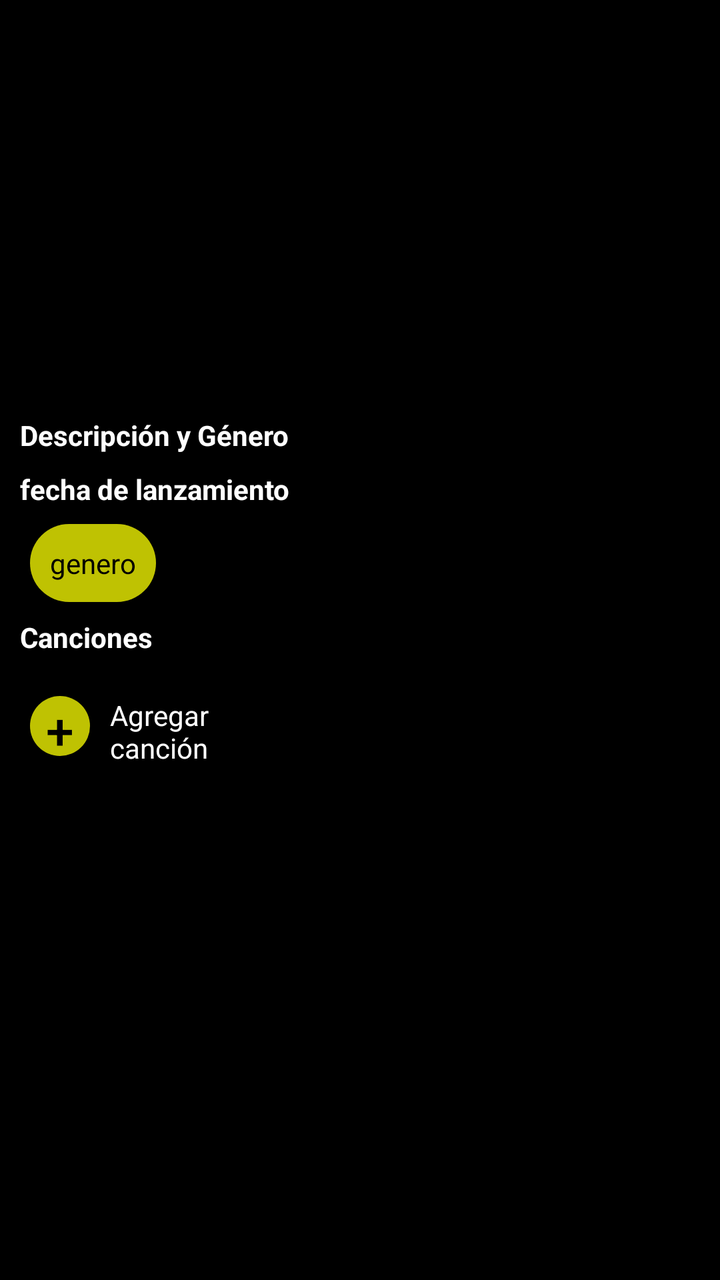
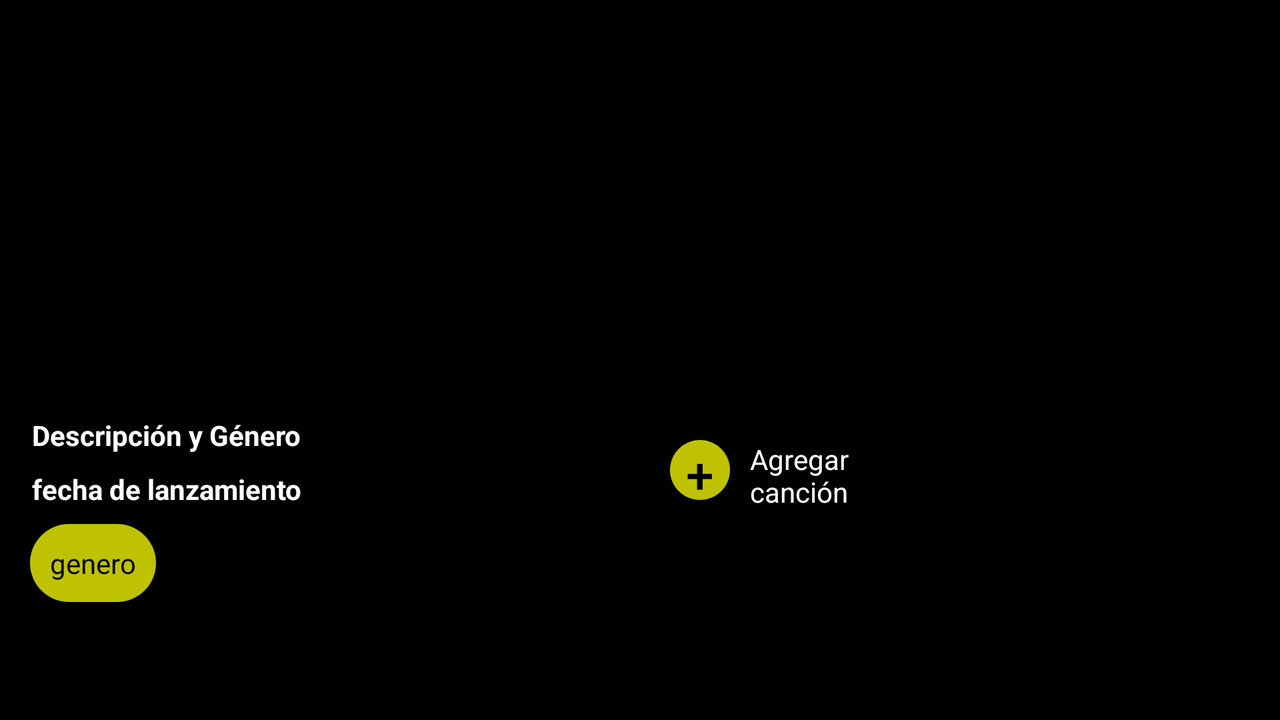

Two renders of one Android screen. The first uses the default layout on a phone; the second uses the alternative layout the repository ships for a different screen configuration, on a matching device. The two XML files are below.
<!-- AndroidManifest.xml: application theme Theme.VinylsMobileDark -->
<!-- res/layout/detail_album_fragment.xml -->
<?xml version="1.0" encoding="utf-8"?>
<androidx.coordinatorlayout.widget.CoordinatorLayout
    xmlns:android="http://schemas.android.com/apk/res/android"
    xmlns:app="http://schemas.android.com/apk/res-auto"
    xmlns:tools="http://schemas.android.com/tools"
    android:layout_width="match_parent"
    android:layout_height="match_parent"
    tools:context=".ui.fragments.ListAlbumsFragment">
    
    <com.google.android.material.appbar.AppBarLayout
        android:layout_width="match_parent"
        android:layout_height="wrap_content">

        
        <com.google.android.material.appbar.CollapsingToolbarLayout
            android:id="@+id/collapsingToolbarLayout"
            android:layout_width="match_parent"
            android:layout_height="match_parent"
            app:layout_scrollFlags="scroll|exitUntilCollapsed">

            
            <ImageView
                android:id="@+id/image_detail_cover"
                android:layout_width="match_parent"
                android:layout_height="200dp"
                android:contentDescription="@null"
                android:scaleType="centerCrop"
                app:layout_collapseMode="parallax"
                app:layout_collapseParallaxMultiplier="0.5" />

            
            <androidx.appcompat.widget.Toolbar
                android:id="@+id/toolbar"
                android:layout_width="match_parent"
                android:layout_height="match_parent"
                app:layout_collapseMode="pin" />

        </com.google.android.material.appbar.CollapsingToolbarLayout>
        <androidx.appcompat.widget.LinearLayoutCompat
            android:layout_width="match_parent"
            android:layout_height="wrap_content"
            android:orientation="vertical">

            
            <TextView
                android:id="@+id/detail_album_descripcion"
                android:layout_width="match_parent"
                android:layout_height="wrap_content"
                android:paddingTop="8dp"
                android:paddingLeft="10dp"
                android:paddingRight="5dp"
                android:textStyle="bold"
                android:textColor="@color/white"
                android:justificationMode="inter_word"
                android:text="Descripción y Género" />

            <TextView
                android:id="@+id/detail_album_fecha_lanzamiento"
                android:layout_width="match_parent"
                android:layout_height="wrap_content"
                android:paddingTop="8dp"
                android:textStyle="bold"
                android:paddingLeft="10dp"
                android:paddingRight="5dp"
                android:paddingBottom="8dp"
                android:textColor="@color/white"
                android:text="fecha de lanzamiento" />

            <TextView
                android:id="@+id/detail_album_genero"
                android:layout_width="wrap_content"
                android:layout_height="wrap_content"
                android:background="@drawable/rounded_button"
                android:padding="10dp"
                android:layout_marginLeft="15dp"
                android:text="genero"
                android:textColor="@color/black" />

            <TextView
                android:layout_width="match_parent"
                android:layout_height="wrap_content"
                android:paddingTop="8dp"
                android:paddingRight="5dp"
                android:textStyle="bold"
                android:paddingLeft="10dp"
                android:textColor="@color/white"
                android:text="Canciones" />

        </androidx.appcompat.widget.LinearLayoutCompat>
    </com.google.android.material.appbar.AppBarLayout>

    <androidx.core.widget.NestedScrollView
        android:id="@+id/nertedScrollViewId"
        android:layout_width="match_parent"
        android:layout_height="232dp"
        app:layout_behavior="@string/appbar_scrolling_view_behavior">

        <LinearLayout
            android:layout_width="match_parent"
            android:layout_height="wrap_content"
            android:orientation="vertical">
            <androidx.constraintlayout.widget.ConstraintLayout
                android:layout_width="match_parent"
                android:layout_height="wrap_content">

                <androidx.recyclerview.widget.RecyclerView
                    android:id="@+id/recyclerViewTracks"
                    android:layout_width="0dp"
                    android:layout_height="0dp"
                    app:layout_constraintTop_toTopOf="parent"
                    app:layout_constraintBottom_toBottomOf="parent"
                    app:layout_constraintStart_toStartOf="parent"
                    app:layout_constraintEnd_toEndOf="parent"
                    app:layout_constraintHeight_max="150dp"
                    app:layout_constraintHeight_default="wrap" />

            </androidx.constraintlayout.widget.ConstraintLayout>
        <LinearLayout
            android:layout_width="match_parent"
            android:layout_height="wrap_content"
            android:layout_marginTop="10dp"
            android:paddingTop="10dp"
            android:orientation="horizontal">
            <androidx.appcompat.widget.AppCompatButton
                android:id="@+id/add_track"
                android:layout_width="30dp"
                android:layout_height="30dp"
                android:layout_marginLeft="15dp"
                android:background="@drawable/rounded_button"
                android:gravity="center"
                android:text="+"
                android:textColor="@color/black"
                android:textSize="25sp" />

            <TextView
                android:id="@+id/text_button_add_album"
                android:layout_width="110dp"
                android:layout_height="wrap_content"
                android:layout_gravity="end"
                android:paddingLeft="10dp"
                android:text="@string/add_track"
                android:textColor="@color/white"
                android:textSize="14sp" />
        </LinearLayout>
        </LinearLayout>
    </androidx.core.widget.NestedScrollView>
</androidx.coordinatorlayout.widget.CoordinatorLayout>
<!-- resources referenced by this layout -->
<resources>
  <color name="black">#FF000000</color>
  <color name="white">#FFFFFFFF</color>
  <!-- drawable rounded_button (drawable) -->
  <?xml version="1.0" encoding="utf-8"?>
  <shape xmlns:android="http://schemas.android.com/apk/res/android">
      <solid android:color="@color/vinyls_yellow" /> 
      <corners android:radius="500dp" /> 
  </shape>
  <string name="add_track">Agregar canción</string>
  <style name="Theme.VinylsMobileDark" parent="Theme.MaterialComponents.DayNight.DarkActionBar">
          
          <item name="android:windowBackground">@color/vinyls_black</item>
          <item name="colorPrimary">@color/vinyls_black</item>
          <item name="colorPrimaryVariant">@color/vinyls_black</item>
          <item name="colorOnPrimary">@color/vinyls_black</item>
          
          <item name="colorSecondary">@color/vinyls_yellow</item>
          <item name="colorSecondaryVariant">@color/teal_700</item>
          <item name="colorOnSecondary">@color/vinyls_yellow</item>
          
          <item name="android:statusBarColor">?attr/colorPrimaryVariant</item>
          
          <item name="android:spinnerDropDownItemStyle">@style/CustomSpinnerStyle</item>
  
      </style>
  <color name="vinyls_yellow">#BFC202</color>
  <color name="vinyls_black">#000000</color>
  <color name="teal_700">#FF018786</color>
  <style name="CustomSpinnerStyle">
          <item name="android:dropDownSelector">@drawable/spinner_item_selector</item>
          <item name="android:textColor">@color/vinyls_black</item>
          
      </style>
  <!-- drawable spinner_item_selector (drawable) -->
  <?xml version="1.0" encoding="utf-8"?>
  <selector xmlns:android="http://schemas.android.com/apk/res/android">
      
      <item android:state_selected="false">
          <shape>
              <solid android:color="@color/vinyls_background_gray" />
          </shape>
      </item>
      
      <item android:state_selected="true">
          <shape>
              <solid android:color="@color/vinyls_yellow" />
          </shape>
      </item>
  </selector>
  <color name="vinyls_background_gray">#363636</color>
</resources>
<!-- res/layout-land/detail_album_fragment.xml (the repository's variant of the layout above) -->
<!-- drawn on the phone turned sideways -->
<androidx.coordinatorlayout.widget.CoordinatorLayout
    xmlns:android="http://schemas.android.com/apk/res/android"
    xmlns:app="http://schemas.android.com/apk/res-auto"
    xmlns:tools="http://schemas.android.com/tools"
    android:layout_width="match_parent"
    android:layout_height="match_parent"
    tools:context=".ui.fragments.ListAlbumsFragment">

    
    <com.google.android.material.appbar.AppBarLayout
        android:layout_width="match_parent"
        android:layout_height="wrap_content">

        
        <com.google.android.material.appbar.CollapsingToolbarLayout
            android:id="@+id/collapsingToolbarLayout"
            android:layout_width="match_parent"
            android:layout_height="match_parent"
            app:layout_scrollFlags="scroll|exitUntilCollapsed">

            
            <ImageView
                android:id="@+id/image_detail_cover"
                android:layout_width="match_parent"
                android:layout_height="200dp"
                android:contentDescription="imagen cover del album"
                android:scaleType="centerCrop"
                app:layout_collapseMode="parallax"
                app:layout_collapseParallaxMultiplier="0.7" />

            
            <androidx.appcompat.widget.Toolbar
                android:id="@+id/toolbar"
                android:layout_width="match_parent"
                android:layout_height="?attr/actionBarSize"
                app:layout_collapseMode="pin" />

        </com.google.android.material.appbar.CollapsingToolbarLayout>
    </com.google.android.material.appbar.AppBarLayout>

    <androidx.appcompat.widget.LinearLayoutCompat
        android:layout_width="match_parent"
        android:layout_height="match_parent"
        android:orientation="horizontal"
        app:layout_behavior="@string/appbar_scrolling_view_behavior">

        
        <androidx.appcompat.widget.LinearLayoutCompat
            android:layout_width="0dp"
            android:layout_height="match_parent"
            android:layout_weight="1"
            android:orientation="vertical">

            <TextView
                android:id="@+id/detail_album_descripcion"
                android:layout_width="match_parent"
                android:layout_height="wrap_content"
                android:paddingTop="8dp"
                android:paddingLeft="16dp"
                android:textStyle="bold"
                android:textColor="@color/white"
                android:justificationMode="inter_word"
                android:text="Descripción y Género" />

            <TextView
                android:id="@+id/detail_album_fecha_lanzamiento"
                android:layout_width="match_parent"
                android:layout_height="wrap_content"
                android:paddingTop="8dp"
                android:textStyle="bold"
                android:paddingLeft="16dp"
                android:paddingBottom="8dp"
                android:textColor="@color/white"
                android:text="fecha de lanzamiento" />

            <TextView
                android:id="@+id/detail_album_genero"
                android:layout_width="wrap_content"
                android:layout_height="wrap_content"
                android:background="@drawable/rounded_button"
                android:padding="10dp"
                android:layout_marginLeft="15dp"
                android:text="genero"
                android:textColor="@color/black" />

            

        </androidx.appcompat.widget.LinearLayoutCompat>

        
        <androidx.core.widget.NestedScrollView
            android:layout_width="0dp"
            android:layout_height="match_parent"
            android:layout_weight="1">

            <LinearLayout
                android:layout_width="match_parent"
                android:layout_height="wrap_content"
                android:orientation="vertical">
                <androidx.constraintlayout.widget.ConstraintLayout
                    android:layout_width="match_parent"
                    android:layout_height="wrap_content">

                    <androidx.recyclerview.widget.RecyclerView
                        android:id="@+id/recyclerViewTracks"
                        android:layout_width="0dp"
                        android:layout_height="0dp"
                        app:layout_constraintTop_toTopOf="parent"
                        app:layout_constraintBottom_toBottomOf="parent"
                        app:layout_constraintStart_toStartOf="parent"
                        app:layout_constraintEnd_toEndOf="parent"
                        app:layout_constraintHeight_max="150dp"
                        app:layout_constraintHeight_default="wrap" />

                </androidx.constraintlayout.widget.ConstraintLayout>
                <LinearLayout
                    android:layout_width="match_parent"
                    android:layout_height="wrap_content"
                    android:layout_marginTop="10dp"
                    android:paddingTop="10dp"
                    android:orientation="horizontal">
                    <androidx.appcompat.widget.AppCompatButton
                        android:id="@+id/add_track"
                        android:layout_width="30dp"
                        android:layout_height="30dp"
                        android:layout_marginLeft="15dp"
                        android:background="@drawable/rounded_button"
                        android:gravity="center"
                        android:text="+"
                        android:textColor="@color/black"
                        android:textSize="25sp" />

                    <TextView
                        android:id="@+id/text_button_add_album"
                        android:layout_width="110dp"
                        android:layout_height="wrap_content"
                        android:layout_gravity="end"
                        android:paddingLeft="10dp"
                        android:text="@string/add_track"
                        android:textColor="@color/white"
                        android:textSize="14sp" />
                </LinearLayout>
            </LinearLayout>

        </androidx.core.widget.NestedScrollView>

    </androidx.appcompat.widget.LinearLayoutCompat>
</androidx.coordinatorlayout.widget.CoordinatorLayout>
